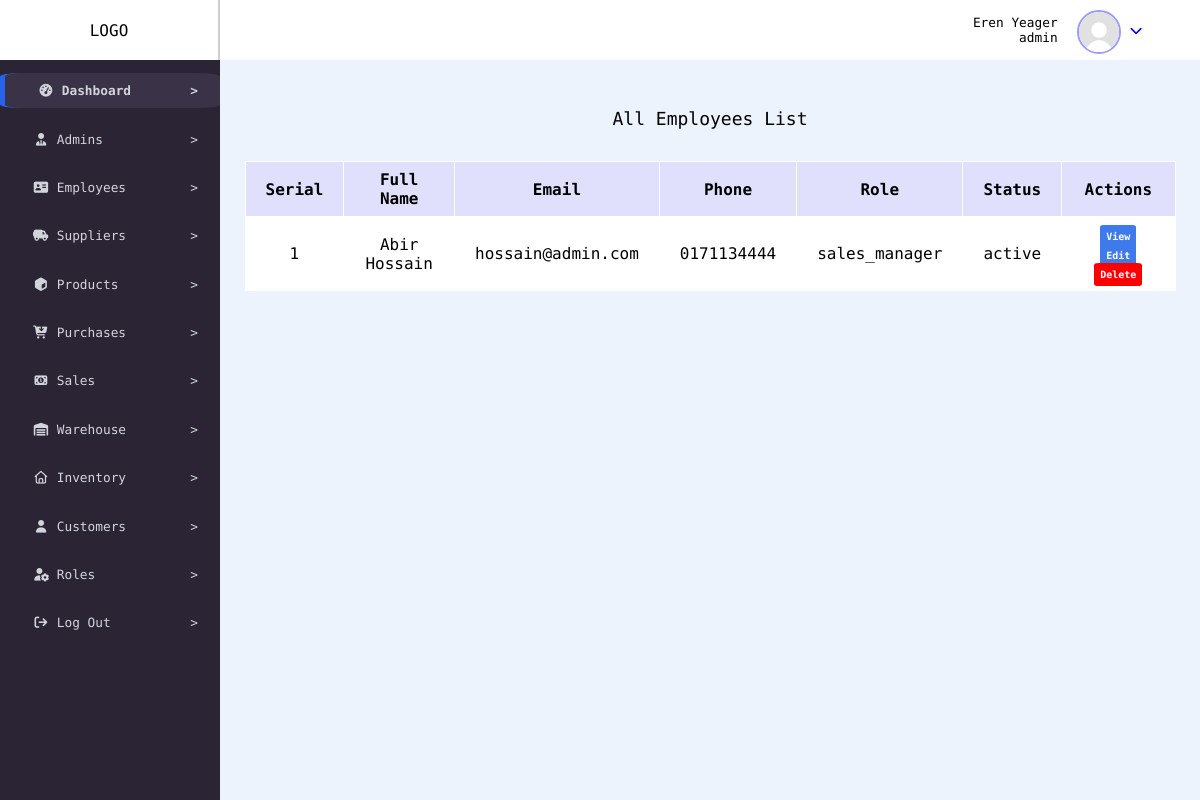
The page /dashboard.php?view=all_employees (signed in) on the database its author committed.
### tables this page shows
CREATE TABLE `users` (
  `user_id` int(11) NOT NULL,
  `role_id` int(11) NOT NULL,
  `full_name` varchar(65) NOT NULL,
  `profile_picture` varchar(255) DEFAULT NULL,
  `phone` varchar(12) NOT NULL,
  `email` varchar(100) NOT NULL,
  `user_password` varchar(255) NOT NULL,
  `user_status` enum('active','inactive') DEFAULT 'active',
  `created_at` timestamp NOT NULL DEFAULT current_timestamp()
);

CREATE TABLE `roles` (
  `role_id` int(11) NOT NULL,
  `role_name` varchar(40) NOT NULL,
  `created_at` timestamp NOT NULL DEFAULT current_timestamp()
);

### config/db.config.php (called while the page is built)
<?php
function dbQuery(string $query){
  $host = 'localhost';
  $port = 3308;
  $dbname = 'sme_inventory';
  $username = 'root';
  $password = '';
  $pdo = new PDO("mysql:host={$host};port={$port};dbname={$dbname}",$username,$password,[
    PDO::ATTR_ERRMODE =>  PDO::ERRMODE_EXCEPTION
    ]);
    $stmt = $pdo->prepare($query);
    $stmt->execute();
    $result = $stmt->fetchAll(PDO::FETCH_ASSOC);
    return $result;
  }
  ?>

### views/all_employees.views.php (the view)
<div class="all_container">
  <div class="table_caption">
    All Employees List
  </div>
  <table>
    <tr>
      <th>Serial</th>
      <th>Full Name</th>
      <th>Email</th>
      <th>Phone</th>
      <th>Role</th>
      <th>Status</th>
      <th>Actions</th>
    </tr>
    <?php
    $results = dbQuery(" SELECT users.*, roles.role_name FROM users JOIN roles ON users.role_id = roles.role_id WHERE roles.role_name != 'admin' ");
    for ($i = 1; $i <= count($results); $i++) :
    ?>
      <tr>
        <td>
          <?= $i ?>
        </td>
        <td>
          <?= $results[$i - 1]['full_name'] ?>
        </td>
        <td>
          <?= $results[$i - 1]['email'] ?>
        </td>
        <td>
          <?= $results[$i - 1]['phone'] ?>
        </td>
        <td>
          <?= $results[$i - 1]['role_name'] ?>
        </td>
        <td>
          <?= $results[$i - 1]['user_status'] ?>
        </td>
        <td>
          <a href="profile.php?id=<?= $results[$i - 1]['user_id'] ?>">
            View
          </a>
          <a href="edit_profile.php?id=<?= $results[$i - 1]['user_id'] ?>">
            Edit
          </a>
          <a class="delete_button" href="inc/delete_profile.php?id=<?= $results[$i - 1]['user_id'] ?>">
            Delete
          </a>
        </td>
      </tr>
    <?php endfor; ?>
  </table>
</div>

### styles/style.css (style rules this page uses)
body { background-color: #685c79; font-family: "Roboto Mono", monospace; box-sizing: border-box; margin: 0; border: 0; }
.main .all_container .table_caption { width: 100%; font-size: large; padding-top: 3rem; padding-bottom: 2rem; display: flex; justify-content: center; }
.main .all_container table { width: 95%; border-spacing: 1px; background-color: white; margin-left: auto; margin-right: auto; }
.main .all_container td, .main .all_container th { text-align: center; padding: 8px 20px; }
tr:nth-child(odd) { background-color: rgb(224, 224, 253); }
.main .all_container td a { font-size: x-small; background-color: #3e7aeb; padding: 6px; margin-left: 6px; margin-right: 6px; color: white; font-weight: bold; cursor: pointer; border-radius: 10%; text-decoration: none; }
.main .all_container td .delete_button { background-color: red; }

### rows shown on the page
users: full_name "Abir Hossain", email "hossain@admin.com", phone "0171134444", role.role_name "sales_manager", user_status "active"

### other values the page prints
$_SESSION['full_name'] "Eren Yeager"
$_SESSION['role_name'] "admin"
$key "Dashboard"
$key "Admins"
$key "Employees"
$key "Suppliers"
$key "Products"
$key "Purchases"
$key "Sales"
$key "Warehouse"
$key "Inventory"
$key "Customers"
$key "Roles"
$key "Log Out"
